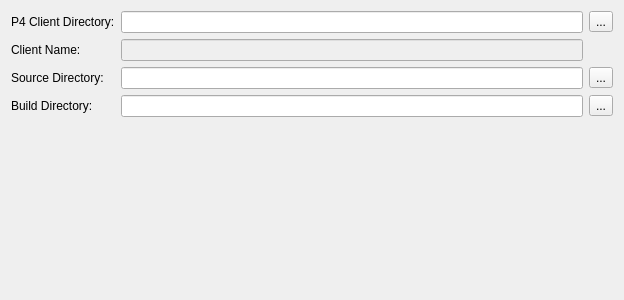
<?xml version="1.0" encoding="UTF-8"?>
<ui version="4.0">
 <class>CClientInfoPage</class>
 <widget class="QWizardPage" name="CClientInfoPage">
  <property name="geometry">
   <rect>
    <x>0</x>
    <y>0</y>
    <width>624</width>
    <height>300</height>
   </rect>
  </property>
  <property name="windowTitle">
   <string>WizardPage</string>
  </property>
  <property name="title">
   <string>Please Setup your P4 Client Information</string>
  </property>
  <property name="subTitle">
   <string>Client Name is automatically determined</string>
  </property>
  <layout class="QGridLayout" name="gridLayout">
   <item row="0" column="0">
    <widget class="QLabel" name="label">
     <property name="text">
      <string>P4 Client Directory:</string>
     </property>
    </widget>
   </item>
   <item row="0" column="1">
    <widget class="QLineEdit" name="clientDir"/>
   </item>
   <item row="0" column="2">
    <widget class="QToolButton" name="clientDirBtn">
     <property name="text">
      <string>...</string>
     </property>
     <property name="icon">
      <iconset resource="../MainWindow/MainWindow.qrc">
       <normaloff>:/resources/open.png</normaloff>:/resources/open.png</iconset>
     </property>
    </widget>
   </item>
   <item row="1" column="0">
    <widget class="QLabel" name="label_6">
     <property name="text">
      <string>Client Name:</string>
     </property>
    </widget>
   </item>
   <item row="1" column="1">
    <widget class="QLineEdit" name="clientName">
     <property name="enabled">
      <bool>false</bool>
     </property>
     <property name="readOnly">
      <bool>true</bool>
     </property>
    </widget>
   </item>
   <item row="2" column="0">
    <widget class="QLabel" name="label_3">
     <property name="text">
      <string>Source Directory:</string>
     </property>
    </widget>
   </item>
   <item row="2" column="1">
    <widget class="QLineEdit" name="sourceRelDir"/>
   </item>
   <item row="2" column="2">
    <widget class="QToolButton" name="sourceDirBtn">
     <property name="text">
      <string>...</string>
     </property>
     <property name="icon">
      <iconset resource="../MainWindow/MainWindow.qrc">
       <normaloff>:/resources/open.png</normaloff>:/resources/open.png</iconset>
     </property>
    </widget>
   </item>
   <item row="3" column="0">
    <widget class="QLabel" name="label_4">
     <property name="text">
      <string>Build Directory:</string>
     </property>
    </widget>
   </item>
   <item row="3" column="1">
    <widget class="QLineEdit" name="buildRelDir"/>
   </item>
   <item row="3" column="2">
    <widget class="QToolButton" name="buildDirBtn">
     <property name="text">
      <string>...</string>
     </property>
     <property name="icon">
      <iconset resource="../MainWindow/MainWindow.qrc">
       <normaloff>:/resources/open.png</normaloff>:/resources/open.png</iconset>
     </property>
    </widget>
   </item>
   <item row="4" column="0">
    <spacer name="verticalSpacer">
     <property name="orientation">
      <enum>Qt::Vertical</enum>
     </property>
     <property name="sizeHint" stdset="0">
      <size>
       <width>20</width>
       <height>209</height>
      </size>
     </property>
    </spacer>
   </item>
  </layout>
 </widget>
 <tabstops>
  <tabstop>clientDir</tabstop>
  <tabstop>clientDirBtn</tabstop>
  <tabstop>clientName</tabstop>
  <tabstop>sourceRelDir</tabstop>
  <tabstop>sourceDirBtn</tabstop>
  <tabstop>buildRelDir</tabstop>
  <tabstop>buildDirBtn</tabstop>
 </tabstops>
 <resources>
  <include location="../MainWindow/MainWindow.qrc"/>
 </resources>
 <connections/>
</ui>
